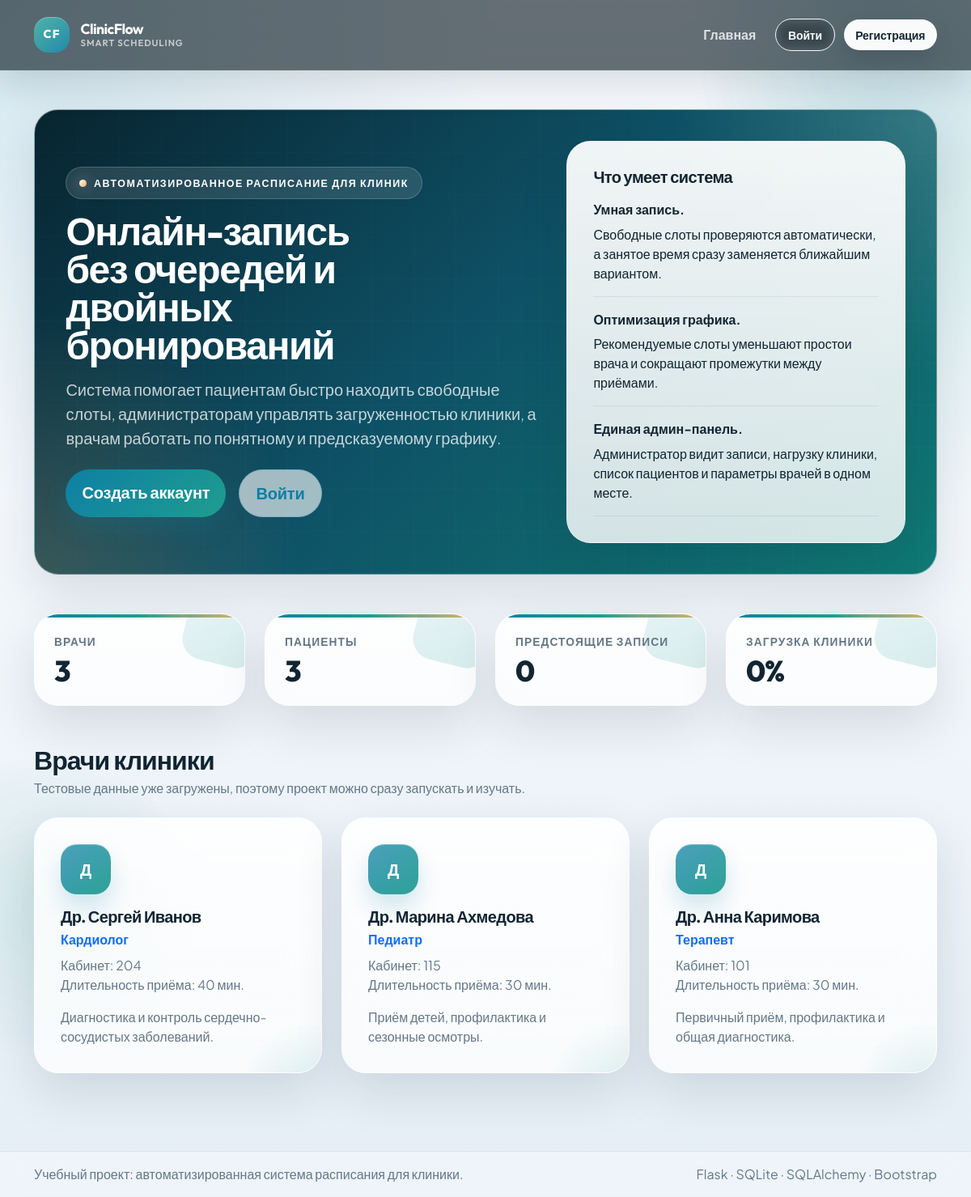
The page / on the database its author committed.
### models.py (models this page shows, shortened)
class Doctor(db.Model):
    __tablename__ = "doctors"
    id = db.Column(db.Integer, primary_key=True)
    user_id = db.Column(db.Integer, db.ForeignKey("users.id"), nullable=False, unique=True)
    specialization = db.Column(db.String(120), nullable=False)
    room_number = db.Column(db.String(20))
    appointment_duration = db.Column(db.Integer, nullable=False, default=30)
    bio = db.Column(db.Text)
    user = db.relationship("User", back_populates="doctor_profile")
    schedules = db.relationship(
        "Schedule",
        back_populates="doctor",
        cascade="all, delete-orphan",
        order_by="Schedule.work_date, Schedule.start_time",
    )
    appointments = db.relationship(
        "Appointment",
        back_populates="doctor",
        cascade="all, delete-orphan",
        foreign_keys="Appointment.doctor_id",
        order_by="Appointment.appointment_date, Appointment.start_time",
    )
    @property
    def full_name(self):
        return self.user.full_name if self.user else "Врач"

class User(db.Model):
    __tablename__ = "users"
    id = db.Column(db.Integer, primary_key=True)
    full_name = db.Column(db.String(120), nullable=False)
    email = db.Column(db.String(120), nullable=False, unique=True, index=True)
    phone = db.Column(db.String(30), unique=True)
    password_hash = db.Column(db.String(255), nullable=False)
    role = db.Column(db.String(20), nullable=False, index=True)
    is_active = db.Column(db.Boolean, default=True, nullable=False)
    created_at = db.Column(db.DateTime, default=datetime.utcnow, nullable=False)
    doctor_profile = db.relationship(
        "Doctor",
        back_populates="user",
        uselist=False,
        cascade="all, delete-orphan",
    )
    patient_profile = db.relationship(
        "Patient",
        back_populates="user",
        uselist=False,
        cascade="all, delete-orphan",
    )

### routes.py (the view)
@bp.route("/")
def index():
    doctors = (
        Doctor.query.options(joinedload(Doctor.user))
        .join(Doctor.user)
        .filter(User.is_active.is_(True))
        .order_by(Doctor.specialization, User.full_name)
        .all()
    )
    metrics = get_dashboard_metrics()
    next_appointment = get_next_appointment_for_user(g.get("current_user"))
    return render_template(
        "index.html",
        doctors=doctors,
        metrics=metrics,
        next_appointment=next_appointment,
    )

### routes.py (called while the page is built, shortened)
@bp.before_app_request
def load_logged_in_user():
    user_id = session.get("user_id")
    g.current_user = db.session.get(User, user_id) if user_id else None

@bp.app_context_processor
def inject_globals():
    return {
        "current_user": g.get("current_user"),
        "role_labels": ROLE_LABELS,
        "status_labels": STATUS_LABELS,
        "today_date": date.today(),
    }

def get_next_appointment_for_user(user):
    today = date.today()
    query = (
        Appointment.query.options(
            joinedload(Appointment.doctor).joinedload(Doctor.user),
            joinedload(Appointment.patient).joinedload(Patient.user),
        )
        .filter(Appointment.appointment_date >= today, Appointment.status != "cancelled")
        .order_by(Appointment.appointment_date, Appointment.start_time)
    )
    if not user:
        return None

### templates/index.html (shortened to what this page needs)
{% extends "base.html" %}
{% block content %}
<section class="hero-panel mb-5">
    <div class="row align-items-center g-4">
        <div class="col-lg-7">
            <span class="hero-tag">Автоматизированное расписание для клиник</span>
            <h1 class="display-5 fw-bold mt-3">Онлайн-запись без очередей и двойных бронирований</h1>
            <p class="lead text-secondary mt-3">
                Система помогает пациентам быстро находить свободные слоты, администраторам управлять загруженностью клиники,
                а врачам работать по понятному и предсказуемому графику.
            </p>
            <div class="d-flex flex-wrap gap-3 mt-4">
                {% if current_user and current_user.role == 'patient' %}
                    <a class="btn btn-primary btn-lg" href="{{ url_for('main.appointments') }}">Записаться на приём</a>
                {% elif current_user and current_user.role == 'doctor' %}
                    <a class="btn btn-primary btn-lg" href="{{ url_for('main.schedule_view') }}">Открыть расписание</a>
                {% elif current_user and current_user.role == 'admin' %}
                    <a class="btn btn-primary btn-lg" href="{{ url_for('main.admin_dashboard') }}">Открыть админ-панель</a>
                {% else %}
                    <a class="btn btn-primary btn-lg" href="{{ url_for('main.register') }}">Создать аккаунт</a>
                    <a class="btn btn-outline-primary btn-lg" href="{{ url_for('main.login') }}">Войти</a>
                {% endif %}
            </div>
        </div>
        <div class="col-lg-5">
            <div class="surface-card h-100">
                <h5 class="fw-bold mb-3">Что умеет система</h5>
                <div class="feature-item">
                    <strong>Умная запись.</strong>
                    <span>Свободные слоты проверяются автоматически, а занятое время сразу заменяется ближайшим вариантом.</span>
                </div>
                <div class="feature-item">
                    <strong>Оптимизация графика.</strong>
                    <span>Рекомендуемые слоты уменьшают простои врача и сокращают промежутки между приёмами.</span>
                </div>
                <div class="feature-item mb-0">
                    <strong>Единая админ-панель.</strong>
                    <span>Администратор видит записи, нагрузку клиники, список пациентов и параметры врачей в одном месте.</span>
                </div>
            </div>
        </div>
    </div>
</section>
<section class="row g-4 mb-5">
    <div class="col-md-6 col-xl-3">
        <div class="metric-card">
            <div class="metric-label">Врачи</div>
            <div class="metric-value">{{ metrics.doctor_count }}</div>
        </div>
    </div>
    <div class="col-md-6 col-xl-3">
        <div class="metric-card">
            <div class="metric-label">Пациенты</div>
            <div class="metric-value">{{ metrics.patient_count }}</div>
        </div>
    </div>
    <div class="col-md-6 col-xl-3">
        <div class="metric-card">
            <div class="metric-label">Предстоящие записи</div>
            <div class="metric-value">{{ metrics.upcoming_appointments }}</div>
        </div>
    </div>
    <div class="col-md-6 col-xl-3">
        <div class="metric-card">
            <div class="metric-label">Загрузка клиники</div>
            <div class="metric-value">{{ metrics.clinic_load }}%</div>
        </div>
    </div>
</section>
<section>
    <div class="d-flex justify-content-between align-items-center flex-wrap gap-3 mb-4">
        <div>
            <h2 class="fw-bold mb-1">Врачи клиники</h2>
            <p class="text-secondary mb-0">Тестовые данные уже загружены, поэтому проект можно сразу запускать и изучать.</p>
        </div>
    </div>
    <div class="row g-4">
        {% for doctor in doctors %}
            <div class="col-md-6 col-xl-4">
                <div class="surface-card doctor-card h-100">
                    <div class="doctor-avatar">{{ doctor.full_name[:1] }}</div>
                    <h5 class="fw-bold mt-3 mb-1">{{ doctor.full_name }}</h5>
                    <div class="text-primary fw-semibold">{{ doctor.specialization }}</div>
                    <div class="text-secondary mt-2">Кабинет: {{ doctor.room_number or 'не указан' }}</div>
                    <div class="text-secondary">Длительность приёма: {{ doctor.appointment_duration }} мин.</div>
                    <p class="text-secondary mt-3 mb-0">{{ doctor.bio or 'Профиль врача доступен в системе.' }}</p>
                </div>
            </div>
        {% endfor %}
    </div>
</section>
{% endblock %}

### templates/base.html (shortened to what this page needs)
<!doctype html>
<html lang="ru">
<head>
    <link href="https://cdn.jsdelivr.net/npm/bootstrap@5.3.3/dist/css/bootstrap.min.css" rel="stylesheet">
    <link rel="stylesheet" href="{{ url_for('static', filename='style.css') }}">
</head>
<body class="app-body">
    <div class="app-backdrop" aria-hidden="true">
        <span class="app-orb orb-one"></span>
        <span class="app-orb orb-two"></span>
        <span class="app-grid"></span>
    </div>
    <nav class="navbar navbar-expand-lg navbar-dark app-navbar">
        <div class="container">
            <a class="navbar-brand app-brand" href="{{ url_for('main.index') }}">
                <span class="brand-mark">CF</span>
                <span class="brand-copy">
                    <span class="brand-name">ClinicFlow</span>
                    <span class="brand-note">smart scheduling</span>
                </span>
            </a>
            <div class="collapse navbar-collapse" id="mainNav">
                <ul class="navbar-nav ms-auto align-items-lg-center">
                    <li class="nav-item">
                        <a class="nav-link" href="{{ url_for('main.index') }}">Главная</a>
                    </li>
                    {% if current_user %}
                        <li class="nav-item">
                            <a class="nav-link" href="{{ url_for('main.appointments') }}">Записи</a>
                        </li>
                        {% if current_user.role in ['doctor', 'admin'] %}
                            <li class="nav-item">
                                <a class="nav-link" href="{{ url_for('main.schedule_view') }}">Расписание</a>
                            </li>
                        {% endif %}
                        {% if current_user.role == 'admin' %}
                            <li class="nav-item">
                                <a class="nav-link" href="{{ url_for('main.admin_dashboard') }}">Админ-панель</a>
                            </li>
                        {% endif %}
                        <li class="nav-item ms-lg-3">
                            <span class="badge text-bg-light user-badge">
                                {{ current_user.full_name }} · {{ role_labels[current_user.role] }}
                            </span>
                        </li>
                        <li class="nav-item ms-lg-2">
                            <a class="btn btn-outline-light btn-sm" href="{{ url_for('main.logout') }}">Выйти</a>
                        </li>
                    {% else %}
                        <li class="nav-item ms-lg-3">
                            <a class="btn btn-outline-light btn-sm me-2" href="{{ url_for('main.login') }}">Войти</a>
                            <a class="btn btn-light btn-sm" href="{{ url_for('main.register') }}">Регистрация</a>
                        </li>
                    {% endif %}
                </ul>
            </div>
        </div>
    </nav>
    <main class="container py-4 py-lg-5 app-main">
        {% block content %}{% endblock %}
    </main>
    <footer class="app-footer">
        <div class="container py-3 d-flex flex-column flex-md-row justify-content-between gap-2">
            <span>Учебный проект: автоматизированная система расписания для клиники.</span>
            <span>Flask · SQLite · SQLAlchemy · Bootstrap</span>
        </div>
    </footer>
</body>
</html>

### rows shown on the page
Doctor: full_name "Д", full_name "Др. Сергей Иванов", specialization "Кардиолог", room_number "204", appointment_duration "40", bio "Диагностика и контроль сердечно-сосудистых заболеваний."
Doctor: full_name "Д", full_name "Др. Марина Ахмедова", specialization "Педиатр", room_number "115", appointment_duration "30", bio "Приём детей, профилактика и сезонные осмотры."
Doctor: full_name "Д", full_name "Др. Анна Каримова", specialization "Терапевт", room_number "101", appointment_duration "30", bio "Первичный приём, профилактика и общая диагностика."

### other values the page prints
{{ metrics.doctor_count }} "3"
{{ metrics.patient_count }} "3"
{{ metrics.upcoming_appointments }} "0"
{{ metrics.clinic_load }} "0"
